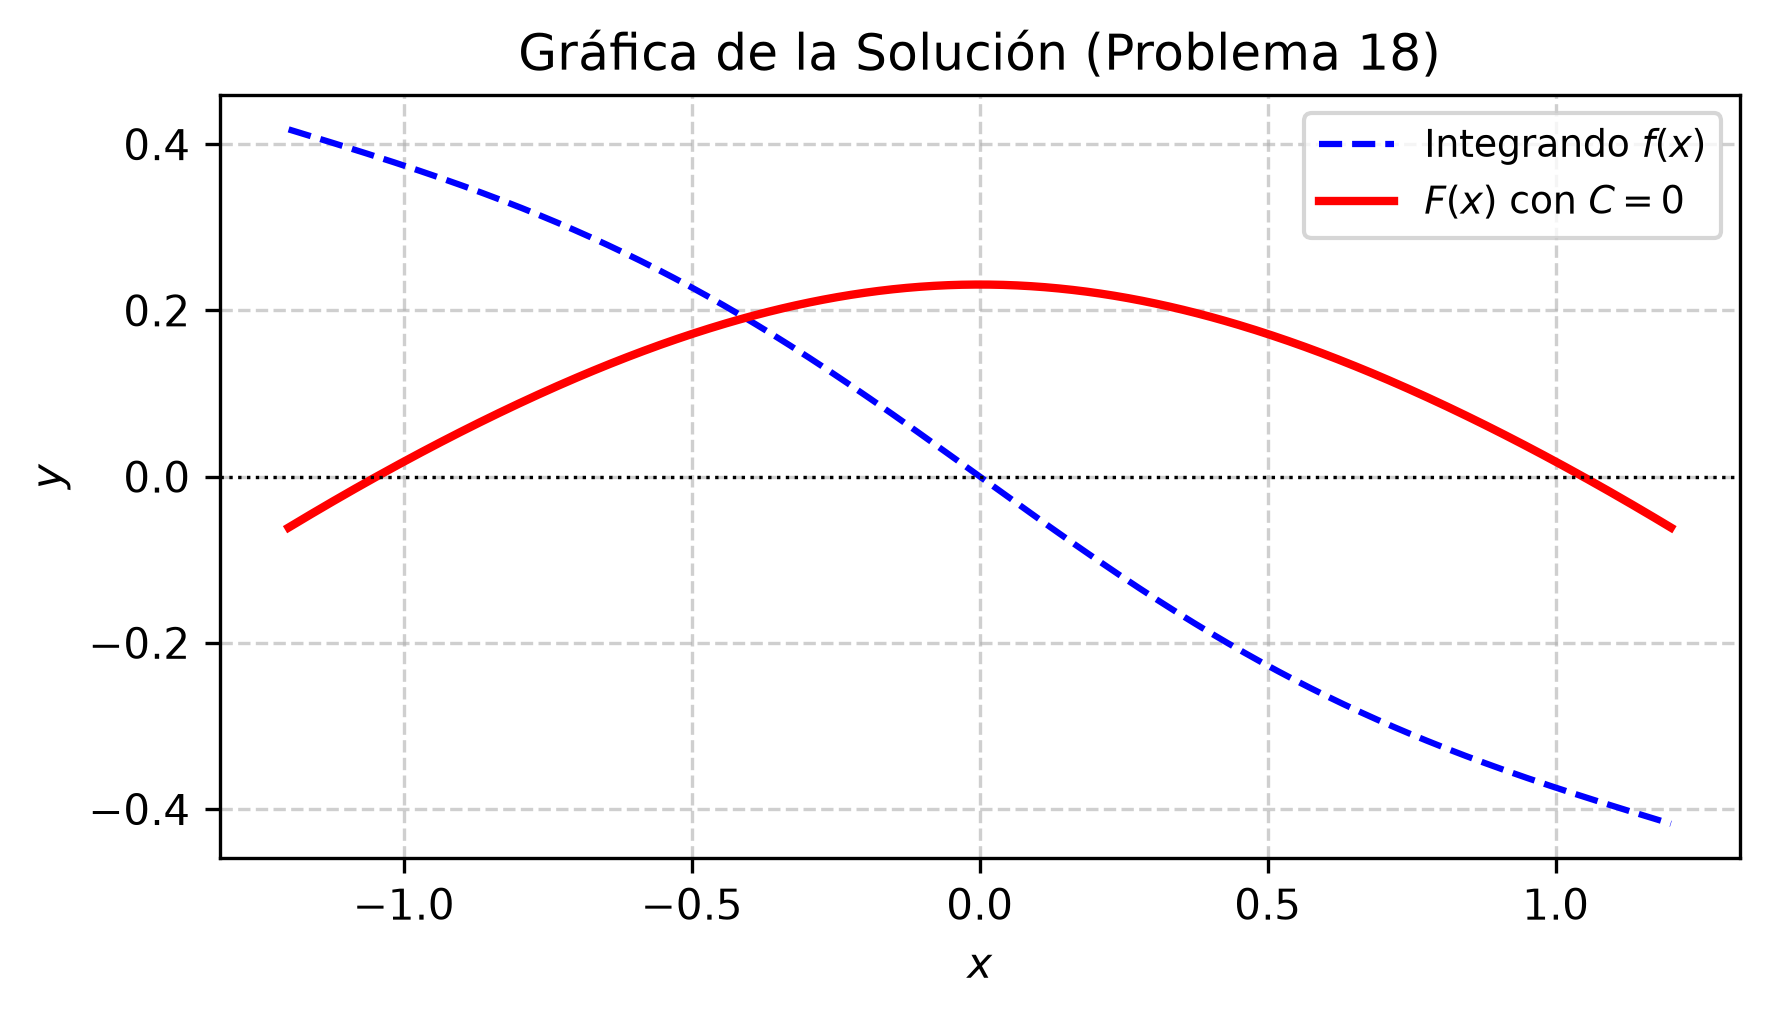

Reproduce this figure in Python.
import matplotlib
matplotlib.use('Agg')
import numpy as np
import matplotlib.pyplot as plt

# Definición del dominio de la función en un rango seguro
x = np.linspace(-1.2, 1.2, 500)

# Función original (integrando) y su antiderivada con C = 0
# Nota: cos(x) está entre -1 y 1, por lo tanto cos(x) - 2 nunca es cero.
# Evaluamos F(x) = 1/3 * ln(|(cos(x) + 1)/(cos(x) - 2)|)
f_x = np.sin(x) / (np.cos(x)**2 - np.cos(x) - 2)
F_x = (1.0 / 3.0) * np.log(np.abs((np.cos(x) + 1) / (np.cos(x) - 2)))

plt.figure(figsize=(6, 3.5))
plt.plot(x, f_x, label=r'Integrando $f(x)$', color='blue', linestyle='--')
plt.plot(x, F_x, label=r'$F(x)$ con $C=0$', color='red', linewidth=2)

plt.title('Gráfica de la Solución (Problema 18)')
plt.xlabel('$x$')
plt.ylabel('$y$')
plt.axhline(0, color='black', linewidth=0.8, linestyle=':')
plt.grid(True, linestyle='--', alpha=0.6)
plt.legend(loc='best', fontsize=9)
plt.tight_layout()

plt.savefig(r'semana_04/graficas/SEM04_P18_grafica.png', dpi=300, bbox_inches='tight')
plt.close()
